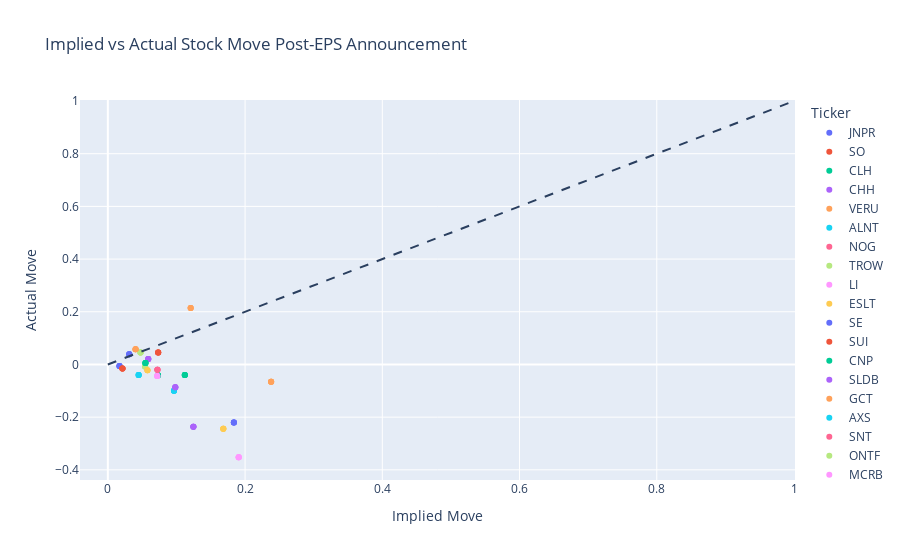

Notebook cell for this chart:
### Markdown cell above
Absolute Comparison of Implied Move vs. Actual Move:

- Similar to the previous chart, this scatter plot compares the absolute values of the implied and actual moves, providing a clearer view of the magnitude of moves without directional bias.
- The absolute values emphasize cases where the implied move was much larger than the actual move, such as for ticker VERU.

### Code cell
import pandas as pd
import plotly.express as px

# Plotting Implied Move vs Actual Move
fig = px.scatter(eps_movement_merged, x='Implied_Move', y='Actual_Move', color='Ticker', 
                 title='Implied vs Actual Stock Move Post-EPS Announcement')
fig.update_xaxes(title_text='Implied Move')
fig.update_yaxes(title_text='Actual Move')
fig.add_shape(type='line', line=dict(dash='dash'), x0=0, y0=0, x1=1, y1=1)
fig.show()

### Figure 1 — Plotly figure (JSON) as saved in the notebook; plotly's stock layout.template omitted (floating-point values rounded to 4 significant figures)
{"data": [{"hovertemplate": "Ticker=JNPR<br>Implied_Move=%{x}<br>Actual_Move=%{y}<extra></extra>", "legendgroup": "JNPR", "marker": {"color": "#636efa", "symbol": "circle"}, "mode": "markers", "name": "JNPR", "orientation": "v", "showlegend": true, "type": "scatter", "x": [0.017, 0.017, 0.017, 0.017], "xaxis": "x", "y": [-0.0059, -0.0059, -0.0059, -0.0059], "yaxis": "y"}, {"hovertemplate": "Ticker=SO<br>Implied_Move=%{x}<br>Actual_Move=%{y}<extra></extra>", "legendgroup": "SO", "marker": {"color": "#EF553B", "symbol": "circle"}, "mode": "markers", "name": "SO", "orientation": "v", "showlegend": true, "type": "scatter", "x": [0.0213, 0.0213, 0.0213, 0.0213], "xaxis": "x", "y": [-0.0153, -0.0153, -0.0153, -0.0153], "yaxis": "y"}, {"hovertemplate": "Ticker=CLH<br>Implied_Move=%{x}<br>Actual_Move=%{y}<extra></extra>", "legendgroup": "CLH", "marker": {"color": "#00cc96", "symbol": "circle"}, "mode": "markers", "name": "CLH", "orientation": "v", "showlegend": true, "type": "scatter", "x": [0.073, 0.073, 0.073, 0.073], "xaxis": "x", "y": [-0.0412, -0.0412, -0.0412, -0.0412], "yaxis": "y"}, {"hovertemplate": "Ticker=CHH<br>Implied_Move=%{x}<br>Actual_Move=%{y}<extra></extra>", "legendgroup": "CHH", "marker": {"color": "#ab63fa", "symbol": "circle"}, "mode": "markers", "name": "CHH", "orientation": "v", "showlegend": true, "type": "scatter", "x": [0.0589, 0.0589, 0.0589, 0.0589], "xaxis": "x", "y": [0.0203, 0.0203, 0.0203, 0.0203], "yaxis": "y"}, {"hovertemplate": "Ticker=VERU<br>Implied_Move=%{x}<br>Actual_Move=%{y}<extra></extra>", "legendgroup": "VERU", "marker": {"color": "#FFA15A", "symbol": "circle"}, "mode": "markers", "name": "VERU", "orientation": "v", "showlegend": true, "type": "scatter", "x": [0.238, 0.238, 0.238, 0.238], "xaxis": "x", "y": [-0.0657, -0.0657, -0.0657, -0.0657], "yaxis": "y"}, {"hovertemplate": "Ticker=ALNT<br>Implied_Move=%{x}<br>Actual_Move=%{y}<extra></extra>", "legendgroup": "ALNT", "marker": {"color": "#19d3f3", "symbol": "circle"}, "mode": "markers", "name": "ALNT", "orientation": "v", "showlegend": true, "type": "scatter", "x": [0.0964, 0.0964, 0.0964, 0.0964], "xaxis": "x", "y": [-0.1002, -0.1002, -0.1002, -0.1002], "yaxis": "y"}, {"hovertemplate": "Ticker=NOG<br>Implied_Move=%{x}<br>Actual_Move=%{y}<extra></extra>", "legendgroup": "NOG", "marker": {"color": "#FF6692", "symbol": "circle"}, "mode": "markers", "name": "NOG", "orientation": "v", "showlegend": true, "type": "scatter", "x": [0.0723, 0.0723, 0.0723, 0.0723], "xaxis": "x", "y": [-0.0201, -0.0201, -0.0201, -0.0201], "yaxis": "y"}, {"hovertemplate": "Ticker=TROW<br>Implied_Move=%{x}<br>Actual_Move=%{y}<extra></extra>", "legendgroup": "TROW", "marker": {"color": "#B6E880", "symbol": "circle"}, "mode": "markers", "name": "TROW", "orientation": "v", "showlegend": true, "type": "scatter", "x": [0.0543, 0.0543, 0.0543, 0.0543], "xaxis": "x", "y": [-0.0075, -0.0075, -0.0075, -0.0075], "yaxis": "y"}, {"hovertemplate": "Ticker=LI<br>Implied_Move=%{x}<br>Actual_Move=%{y}<extra></extra>", "legendgroup": "LI", "marker": {"color": "#FF97FF", "symbol": "circle"}, "mode": "markers", "name": "LI", "orientation": "v", "showlegend": true, "type": "scatter", "x": [0.072, 0.072, 0.072, 0.072], "xaxis": "x", "y": [-0.0434, -0.0434, -0.0434, -0.0434], "yaxis": "y"}, {"hovertemplate": "Ticker=ESLT<br>Implied_Move=%{x}<br>Actual_Move=%{y}<extra></extra>", "legendgroup": "ESLT", "marker": {"color": "#FECB52", "symbol": "circle"}, "mode": "markers", "name": "ESLT", "orientation": "v", "showlegend": true, "type": "scatter", "x": [0.0577, 0.0577, 0.0577], "xaxis": "x", "y": [-0.0219, -0.0219, -0.0219], "yaxis": "y"}, {"hovertemplate": "Ticker=SE<br>Implied_Move=%{x}<br>Actual_Move=%{y}<extra></extra>", "legendgroup": "SE", "marker": {"color": "#636efa", "symbol": "circle"}, "mode": "markers", "name": "SE", "orientation": "v", "showlegend": true, "type": "scatter", "x": [0.1837, 0.1837, 0.1837, 0.1837], "xaxis": "x", "y": [-0.2207, -0.2207, -0.2207, -0.2207], "yaxis": "y"}, {"hovertemplate": "Ticker=SUI<br>Implied_Move=%{x}<br>Actual_Move=%{y}<extra></extra>", "legendgroup": "SUI", "marker": {"color": "#EF553B", "symbol": "circle"}, "mode": "markers", "name": "SUI", "orientation": "v", "showlegend": true, "type": "scatter", "x": [0.0734, 0.0734, 0.0734, 0.0734], "xaxis": "x", "y": [0.0456, 0.0456, 0.0456, 0.0456], "yaxis": "y"}, {"hovertemplate": "Ticker=CNP<br>Implied_Move=%{x}<br>Actual_Move=%{y}<extra></extra>", "legendgroup": "CNP", "marker": {"color": "#00cc96", "symbol": "circle"}, "mode": "markers", "name": "CNP", "orientation": "v", "showlegend": true, "type": "scatter", "x": [0.0548, 0.0548, 0.0548, 0.0548], "xaxis": "x", "y": [0.0051, 0.0051, 0.0051, 0.0051], "yaxis": "y"}, {"hovertemplate": "Ticker=SLDB<br>Implied_Move=%{x}<br>Actual_Move=%{y}<extra></extra>", "legendgroup": "SLDB", "marker": {"color": "#ab63fa", "symbol": "circle"}, "mode": "markers", "name": "SLDB", "orientation": "v", "showlegend": true, "type": "scatter", "x": [0.1247, 0.1247, 0.1247, 0.1247], "xaxis": "x", "y": [-0.2366, -0.2366, -0.2366, -0.2366], "yaxis": "y"}, {"hovertemplate": "Ticker=GCT<br>Implied_Move=%{x}<br>Actual_Move=%{y}<extra></extra>", "legendgroup": "GCT", "marker": {"color": "#FFA15A", "symbol": "circle"}, "mode": "markers", "name": "GCT", "orientation": "v", "showlegend": true, "type": "scatter", "x": [0.1207, 0.1207, 0.1207], "xaxis": "x", "y": [0.214, 0.214, 0.214], "yaxis": "y"}, {"hovertemplate": "Ticker=AXS<br>Implied_Move=%{x}<br>Actual_Move=%{y}<extra></extra>", "legendgroup": "AXS", "marker": {"color": "#19d3f3", "symbol": "circle"}, "mode": "markers", "name": "AXS", "orientation": "v", "showlegend": true, "type": "scatter", "x": [0.0449, 0.0449, 0.0449, 0.0449], "xaxis": "x", "y": [-0.0397, -0.0397, -0.0397, -0.0397], "yaxis": "y"}, {"hovertemplate": "Ticker=SNT<br>Implied_Move=%{x}<br>Actual_Move=%{y}<extra></extra>", "legendgroup": "SNT", "marker": {"color": "#FF6692", "symbol": "circle"}, "mode": "markers", "name": "SNT", "orientation": "v", "showlegend": true, "type": "scatter", "x": [null, null, null], "xaxis": "x", "y": [-0.0173, -0.0173, -0.0173], "yaxis": "y"}, {"hovertemplate": "Ticker=ONTF<br>Implied_Move=%{x}<br>Actual_Move=%{y}<extra></extra>", "legendgroup": "ONTF", "marker": {"color": "#B6E880", "symbol": "circle"}, "mode": "markers", "name": "ONTF", "orientation": "v", "showlegend": true, "type": "scatter", "x": [0.0476, 0.0476, 0.0476, 0.0476], "xaxis": "x", "y": [0.045, 0.045, 0.045, 0.045], "yaxis": "y"}, {"hovertemplate": "Ticker=MCRB<br>Implied_Move=%{x}<br>Actual_Move=%{y}<extra></extra>", "legendgroup": "MCRB", "marker": {"color": "#FF97FF", "symbol": "circle"}, "mode": "markers", "name": "MCRB", "orientation": "v", "showlegend": true, "type": "scatter", "x": [0.1907, 0.1907, 0.1907, 0.1907], "xaxis": "x", "y": [-0.3522, -0.3522, -0.3522, -0.3522], "yaxis": "y"}, {"hovertemplate": "Ticker=LSPD<br>Implied_Move=%{x}<br>Actual_Move=%{y}<extra></extra>", "legendgroup": "LSPD", "marker": {"color": "#FECB52", "symbol": "circle"}, "mode": "markers", "name": "LSPD", "orientation": "v", "showlegend": true, "type": "scatter", "x": [0.1683, 0.1683, 0.1683, 0.1683], "xaxis": "x", "y": [-0.2437, -0.2437, -0.2437, -0.2437], "yaxis": "y"}, {"hovertemplate": "Ticker=HBAN<br>Implied_Move=%{x}<br>Actual_Move=%{y}<extra></extra>", "legendgroup": "HBAN", "marker": {"color": "#636efa", "symbol": "circle"}, "mode": "markers", "name": "HBAN", "orientation": "v", "showlegend": true, "type": "scatter", "x": [0.0312, 0.0312, 0.0312, 0.0312], "xaxis": "x", "y": [0.0392, 0.0392, 0.0392, 0.0392], "yaxis": "y"}, {"hovertemplate": "Ticker=XBIO<br>Implied_Move=%{x}<br>Actual_Move=%{y}<extra></extra>", "legendgroup": "XBIO", "marker": {"color": "#EF553B", "symbol": "circle"}, "mode": "markers", "name": "XBIO", "orientation": "v", "showlegend": true, "type": "scatter", "x": [null, null, null], "xaxis": "x", "y": [-0.0136, -0.0136, -0.0136], "yaxis": "y"}, {"hovertemplate": "Ticker=SEDG<br>Implied_Move=%{x}<br>Actual_Move=%{y}<extra></extra>", "legendgroup": "SEDG", "marker": {"color": "#00cc96", "symbol": "circle"}, "mode": "markers", "name": "SEDG", "orientation": "v", "showlegend": true, "type": "scatter", "x": [0.1122, 0.1122, 0.1122, 0.1122], "xaxis": "x", "y": [-0.0402, -0.0402, -0.0402, -0.0402], "yaxis": "y"}, {"hovertemplate": "Ticker=SCVL<br>Implied_Move=%{x}<br>Actual_Move=%{y}<extra></extra>", "legendgroup": "SCVL", "marker": {"color": "#ab63fa", "symbol": "circle"}, "mode": "markers", "name": "SCVL", "orientation": "v", "showlegend": true, "type": "scatter", "x": [0.0983, 0.0983, 0.0983, 0.0983], "xaxis": "x", "y": [-0.0861, -0.0861, -0.0861, -0.0861], "yaxis": "y"}, {"hovertemplate": "Ticker=SVM<br>Implied_Move=%{x}<br>Actual_Move=%{y}<extra></extra>", "legendgroup": "SVM", "marker": {"color": "#FFA15A", "symbol": "circle"}, "mode": "markers", "name": "SVM", "orientation": "v", "showlegend": true, "type": "scatter", "x": [0.0404, 0.0404, 0.0404, 0.0404], "xaxis": "x", "y": [0.0578, 0.0578, 0.0578, 0.0578], "yaxis": "y"}], "layout": {"legend": {"title": {"text": "Ticker"}, "tracegroupgap": 0}, "shapes": [{"line": {"dash": "dash"}, "type": "line", "x0": 0, "x1": 1, "y0": 0, "y1": 1}], "title": {"text": "Implied vs Actual Stock Move Post-EPS Announcement"}, "xaxis": {"anchor": "y", "domain": [0, 1], "title": {"text": "Implied Move"}}, "yaxis": {"anchor": "x", "domain": [0, 1], "title": {"text": "Actual Move"}}}}
